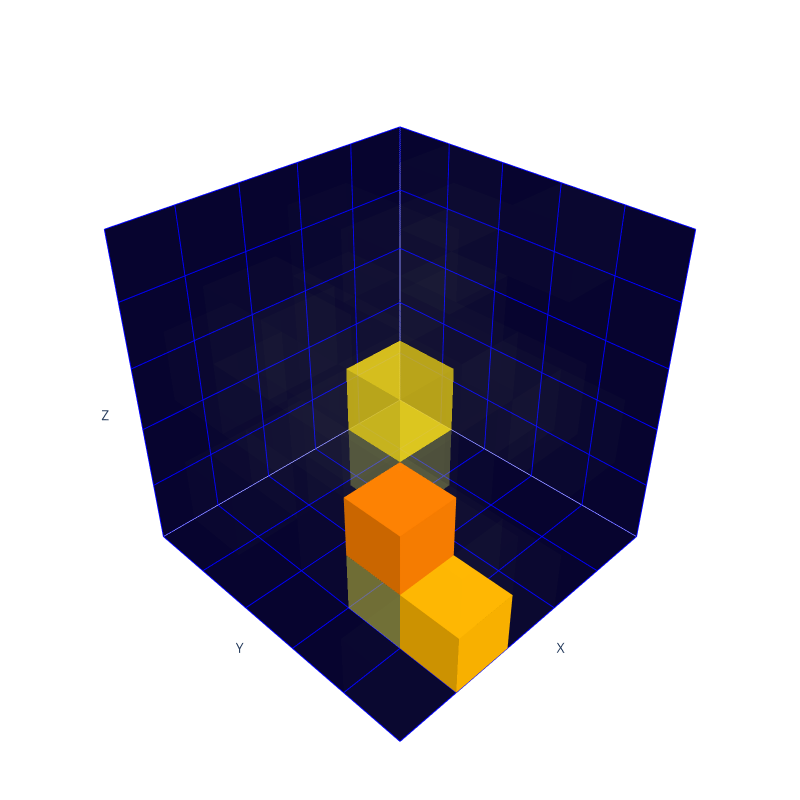

Notebook source saved alongside this figure:
### Code cell
event = test_set_p[300]
true_img = np.zeros((125,))

for i in range(true_img.shape[0]):
    true_img[i] = float(event["image"][i])

true_img = true_img.reshape(5, 5, 5)

# get back the normalization
min_charge = 0
max_charge = np.log(test_set_p.metadata['statistics']['per_tree'][args.particle]['recon_charge']['max'] + 1)
true_img = (true_img + 1) / 2
true_img *= (max_charge - min_charge)
true_img += min_charge
true_img = np.exp(true_img) - 1
print(test_set_p.metadata['statistics']['per_tree']['proton_contained']['recon_charge']['std'])
print(test_set_p.metadata['statistics']['per_tree']['proton_contained']['recon_charge']['mean'])

max_energy = true_img.max()

print(true_img)

print("- True image:")
plotly_generate(true_img, max_energy=max_energy)

### Figure 1 — Plotly figure (JSON) as saved in the notebook; plotly's stock layout.template omitted (floating-point values rounded to 4 significant figures)
{"data": [{"color": "#E4FF7A", "colorbar": {"thickness": 20, "title": {"text": "Voxel Values"}}, "flatshading": true, "i": [7, 0, 0, 0, 4, 4, 6, 6, 4, 0, 3, 2], "j": [3, 4, 1, 2, 5, 6, 5, 2, 0, 1, 6, 3], "k": [0, 7, 2, 3, 6, 7, 1, 1, 5, 5, 7, 6], "opacity": 0.006075, "type": "mesh3d", "x": [0, 0, 1, 1, 0, 0, 1, 1], "y": [0, 1, 1, 0, 0, 1, 1, 0], "z": [1, 1, 1, 1, 2, 2, 2, 2]}, {"color": "#E4FF7A", "colorbar": {"thickness": 20, "title": {"text": "Voxel Values"}}, "flatshading": true, "i": [7, 0, 0, 0, 4, 4, 6, 6, 4, 0, 3, 2], "j": [3, 4, 1, 2, 5, 6, 5, 2, 0, 1, 6, 3], "k": [0, 7, 2, 3, 6, 7, 1, 1, 5, 5, 7, 6], "opacity": 0.007812, "type": "mesh3d", "x": [0, 0, 1, 1, 0, 0, 1, 1], "y": [0, 1, 1, 0, 0, 1, 1, 0], "z": [2, 2, 2, 2, 3, 3, 3, 3]}, {"color": "#E4FF7A", "colorbar": {"thickness": 20, "title": {"text": "Voxel Values"}}, "flatshading": true, "i": [7, 0, 0, 0, 4, 4, 6, 6, 4, 0, 3, 2], "j": [3, 4, 1, 2, 5, 6, 5, 2, 0, 1, 6, 3], "k": [0, 7, 2, 3, 6, 7, 1, 1, 5, 5, 7, 6], "opacity": 0.006438, "type": "mesh3d", "x": [0, 0, 1, 1, 0, 0, 1, 1], "y": [1, 2, 2, 1, 1, 2, 2, 1], "z": [2, 2, 2, 2, 3, 3, 3, 3]}, {"color": "#E4FF7A", "colorbar": {"thickness": 20, "title": {"text": "Voxel Values"}}, "flatshading": true, "i": [7, 0, 0, 0, 4, 4, 6, 6, 4, 0, 3, 2], "j": [3, 4, 1, 2, 5, 6, 5, 2, 0, 1, 6, 3], "k": [0, 7, 2, 3, 6, 7, 1, 1, 5, 5, 7, 6], "opacity": 0.009321, "type": "mesh3d", "x": [0, 0, 1, 1, 0, 0, 1, 1], "y": [1, 2, 2, 1, 1, 2, 2, 1], "z": [3, 3, 3, 3, 4, 4, 4, 4]}, {"color": "#E4FF7A", "colorbar": {"thickness": 20, "title": {"text": "Voxel Values"}}, "flatshading": true, "i": [7, 0, 0, 0, 4, 4, 6, 6, 4, 0, 3, 2], "j": [3, 4, 1, 2, 5, 6, 5, 2, 0, 1, 6, 3], "k": [0, 7, 2, 3, 6, 7, 1, 1, 5, 5, 7, 6], "opacity": 0.00764, "type": "mesh3d", "x": [0, 0, 1, 1, 0, 0, 1, 1], "y": [1, 2, 2, 1, 1, 2, 2, 1], "z": [4, 4, 4, 4, 5, 5, 5, 5]}, {"color": "#E4FF7A", "colorbar": {"thickness": 20, "title": {"text": "Voxel Values"}}, "flatshading": true, "i": [7, 0, 0, 0, 4, 4, 6, 6, 4, 0, 3, 2], "j": [3, 4, 1, 2, 5, 6, 5, 2, 0, 1, 6, 3], "k": [0, 7, 2, 3, 6, 7, 1, 1, 5, 5, 7, 6], "opacity": 0.008694, "type": "mesh3d", "x": [0, 0, 1, 1, 0, 0, 1, 1], "y": [2, 3, 3, 2, 2, 3, 3, 2], "z": [1, 1, 1, 1, 2, 2, 2, 2]}, {"color": "#E4FF7A", "colorbar": {"thickness": 20, "title": {"text": "Voxel Values"}}, "flatshading": true, "i": [7, 0, 0, 0, 4, 4, 6, 6, 4, 0, 3, 2], "j": [3, 4, 1, 2, 5, 6, 5, 2, 0, 1, 6, 3], "k": [0, 7, 2, 3, 6, 7, 1, 1, 5, 5, 7, 6], "opacity": 0.007285, "type": "mesh3d", "x": [0, 0, 1, 1, 0, 0, 1, 1], "y": [3, 4, 4, 3, 3, 4, 4, 3], "z": [4, 4, 4, 4, 5, 5, 5, 5]}, {"color": "#E4FF7A", "colorbar": {"thickness": 20, "title": {"text": "Voxel Values"}}, "flatshading": true, "i": [7, 0, 0, 0, 4, 4, 6, 6, 4, 0, 3, 2], "j": [3, 4, 1, 2, 5, 6, 5, 2, 0, 1, 6, 3], "k": [0, 7, 2, 3, 6, 7, 1, 1, 5, 5, 7, 6], "opacity": 0.007111, "type": "mesh3d", "x": [1, 1, 2, 2, 1, 1, 2, 2], "y": [0, 1, 1, 0, 0, 1, 1, 0], "z": [0, 0, 0, 0, 1, 1, 1, 1]}, {"color": "#E4FF7A", "colorbar": {"thickness": 20, "title": {"text": "Voxel Values"}}, "flatshading": true, "i": [7, 0, 0, 0, 4, 4, 6, 6, 4, 0, 3, 2], "j": [3, 4, 1, 2, 5, 6, 5, 2, 0, 1, 6, 3], "k": [0, 7, 2, 3, 6, 7, 1, 1, 5, 5, 7, 6], "opacity": 0.008127, "type": "mesh3d", "x": [1, 1, 2, 2, 1, 1, 2, 2], "y": [0, 1, 1, 0, 0, 1, 1, 0], "z": [1, 1, 1, 1, 2, 2, 2, 2]}, {"color": "#E4FF7A", "colorbar": {"thickness": 20, "title": {"text": "Voxel Values"}}, "flatshading": true, "i": [7, 0, 0, 0, 4, 4, 6, 6, 4, 0, 3, 2], "j": [3, 4, 1, 2, 5, 6, 5, 2, 0, 1, 6, 3], "k": [0, 7, 2, 3, 6, 7, 1, 1, 5, 5, 7, 6], "opacity": 0.007015, "type": "mesh3d", "x": [1, 1, 2, 2, 1, 1, 2, 2], "y": [1, 2, 2, 1, 1, 2, 2, 1], "z": [0, 0, 0, 0, 1, 1, 1, 1]}, {"color": "#E4FF7A", "colorbar": {"thickness": 20, "title": {"text": "Voxel Values"}}, "flatshading": true, "i": [7, 0, 0, 0, 4, 4, 6, 6, 4, 0, 3, 2], "j": [3, 4, 1, 2, 5, 6, 5, 2, 0, 1, 6, 3], "k": [0, 7, 2, 3, 6, 7, 1, 1, 5, 5, 7, 6], "opacity": 0.006065, "type": "mesh3d", "x": [1, 1, 2, 2, 1, 1, 2, 2], "y": [1, 2, 2, 1, 1, 2, 2, 1], "z": [1, 1, 1, 1, 2, 2, 2, 2]}, {"color": "#E4FF7A", "colorbar": {"thickness": 20, "title": {"text": "Voxel Values"}}, "flatshading": true, "i": [7, 0, 0, 0, 4, 4, 6, 6, 4, 0, 3, 2], "j": [3, 4, 1, 2, 5, 6, 5, 2, 0, 1, 6, 3], "k": [0, 7, 2, 3, 6, 7, 1, 1, 5, 5, 7, 6], "opacity": 0.007962, "type": "mesh3d", "x": [1, 1, 2, 2, 1, 1, 2, 2], "y": [2, 3, 3, 2, 2, 3, 3, 2], "z": [0, 0, 0, 0, 1, 1, 1, 1]}, {"color": "#E4FF7A", "colorbar": {"thickness": 20, "title": {"text": "Voxel Values"}}, "flatshading": true, "i": [7, 0, 0, 0, 4, 4, 6, 6, 4, 0, 3, 2], "j": [3, 4, 1, 2, 5, 6, 5, 2, 0, 1, 6, 3], "k": [0, 7, 2, 3, 6, 7, 1, 1, 5, 5, 7, 6], "opacity": 0.009335, "type": "mesh3d", "x": [1, 1, 2, 2, 1, 1, 2, 2], "y": [2, 3, 3, 2, 2, 3, 3, 2], "z": [3, 3, 3, 3, 4, 4, 4, 4]}, {"color": "#E4FF7A", "colorbar": {"thickness": 20, "title": {"text": "Voxel Values"}}, "flatshading": true, "i": [7, 0, 0, 0, 4, 4, 6, 6, 4, 0, 3, 2], "j": [3, 4, 1, 2, 5, 6, 5, 2, 0, 1, 6, 3], "k": [0, 7, 2, 3, 6, 7, 1, 1, 5, 5, 7, 6], "opacity": 0.007474, "type": "mesh3d", "x": [1, 1, 2, 2, 1, 1, 2, 2], "y": [2, 3, 3, 2, 2, 3, 3, 2], "z": [4, 4, 4, 4, 5, 5, 5, 5]}, {"color": "#E4FF7A", "colorbar": {"thickness": 20, "title": {"text": "Voxel Values"}}, "flatshading": true, "i": [7, 0, 0, 0, 4, 4, 6, 6, 4, 0, 3, 2], "j": [3, 4, 1, 2, 5, 6, 5, 2, 0, 1, 6, 3], "k": [0, 7, 2, 3, 6, 7, 1, 1, 5, 5, 7, 6], "opacity": 0.008643, "type": "mesh3d", "x": [1, 1, 2, 2, 1, 1, 2, 2], "y": [3, 4, 4, 3, 3, 4, 4, 3], "z": [2, 2, 2, 2, 3, 3, 3, 3]}, {"color": "#E4FF7A", "colorbar": {"thickness": 20, "title": {"text": "Voxel Values"}}, "flatshading": true, "i": [7, 0, 0, 0, 4, 4, 6, 6, 4, 0, 3, 2], "j": [3, 4, 1, 2, 5, 6, 5, 2, 0, 1, 6, 3], "k": [0, 7, 2, 3, 6, 7, 1, 1, 5, 5, 7, 6], "opacity": 0.008022, "type": "mesh3d", "x": [1, 1, 2, 2, 1, 1, 2, 2], "y": [4, 5, 5, 4, 4, 5, 5, 4], "z": [2, 2, 2, 2, 3, 3, 3, 3]}, {"color": "#E4FF7A", "colorbar": {"thickness": 20, "title": {"text": "Voxel Values"}}, "flatshading": true, "i": [7, 0, 0, 0, 4, 4, 6, 6, 4, 0, 3, 2], "j": [3, 4, 1, 2, 5, 6, 5, 2, 0, 1, 6, 3], "k": [0, 7, 2, 3, 6, 7, 1, 1, 5, 5, 7, 6], "opacity": 0.007204, "type": "mesh3d", "x": [2, 2, 3, 3, 2, 2, 3, 3], "y": [0, 1, 1, 0, 0, 1, 1, 0], "z": [0, 0, 0, 0, 1, 1, 1, 1]}, {"color": "#E4FF7A", "colorbar": {"thickness": 20, "title": {"text": "Voxel Values"}}, "flatshading": true, "i": [7, 0, 0, 0, 4, 4, 6, 6, 4, 0, 3, 2], "j": [3, 4, 1, 2, 5, 6, 5, 2, 0, 1, 6, 3], "k": [0, 7, 2, 3, 6, 7, 1, 1, 5, 5, 7, 6], "opacity": 0.01016, "type": "mesh3d", "x": [2, 2, 3, 3, 2, 2, 3, 3], "y": [0, 1, 1, 0, 0, 1, 1, 0], "z": [2, 2, 2, 2, 3, 3, 3, 3]}, {"color": "#E4FF7A", "colorbar": {"thickness": 20, "title": {"text": "Voxel Values"}}, "flatshading": true, "i": [7, 0, 0, 0, 4, 4, 6, 6, 4, 0, 3, 2], "j": [3, 4, 1, 2, 5, 6, 5, 2, 0, 1, 6, 3], "k": [0, 7, 2, 3, 6, 7, 1, 1, 5, 5, 7, 6], "opacity": 0.006894, "type": "mesh3d", "x": [2, 2, 3, 3, 2, 2, 3, 3], "y": [1, 2, 2, 1, 1, 2, 2, 1], "z": [0, 0, 0, 0, 1, 1, 1, 1]}, {"color": "#E4FF7A", "colorbar": {"thickness": 20, "title": {"text": "Voxel Values"}}, "flatshading": true, "i": [7, 0, 0, 0, 4, 4, 6, 6, 4, 0, 3, 2], "j": [3, 4, 1, 2, 5, 6, 5, 2, 0, 1, 6, 3], "k": [0, 7, 2, 3, 6, 7, 1, 1, 5, 5, 7, 6], "opacity": 0.008752, "type": "mesh3d", "x": [2, 2, 3, 3, 2, 2, 3, 3], "y": [1, 2, 2, 1, 1, 2, 2, 1], "z": [1, 1, 1, 1, 2, 2, 2, 2]}, {"color": "#E4FF7A", "colorbar": {"thickness": 20, "title": {"text": "Voxel Values"}}, "flatshading": true, "i": [7, 0, 0, 0, 4, 4, 6, 6, 4, 0, 3, 2], "j": [3, 4, 1, 2, 5, 6, 5, 2, 0, 1, 6, 3], "k": [0, 7, 2, 3, 6, 7, 1, 1, 5, 5, 7, 6], "opacity": 0.006888, "type": "mesh3d", "x": [2, 2, 3, 3, 2, 2, 3, 3], "y": [1, 2, 2, 1, 1, 2, 2, 1], "z": [3, 3, 3, 3, 4, 4, 4, 4]}, {"color": "#E4FF7A", "colorbar": {"thickness": 20, "title": {"text": "Voxel Values"}}, "flatshading": true, "i": [7, 0, 0, 0, 4, 4, 6, 6, 4, 0, 3, 2], "j": [3, 4, 1, 2, 5, 6, 5, 2, 0, 1, 6, 3], "k": [0, 7, 2, 3, 6, 7, 1, 1, 5, 5, 7, 6], "opacity": 0.006004, "type": "mesh3d", "x": [2, 2, 3, 3, 2, 2, 3, 3], "y": [1, 2, 2, 1, 1, 2, 2, 1], "z": [4, 4, 4, 4, 5, 5, 5, 5]}, {"color": "#ECF75B", "colorbar": {"thickness": 20, "title": {"text": "Voxel Values"}}, "flatshading": true, "i": [7, 0, 0, 0, 4, 4, 6, 6, 4, 0, 3, 2], "j": [3, 4, 1, 2, 5, 6, 5, 2, 0, 1, 6, 3], "k": [0, 7, 2, 3, 6, 7, 1, 1, 5, 5, 7, 6], "opacity": 0.178, "type": "mesh3d", "x": [2, 2, 3, 3, 2, 2, 3, 3], "y": [2, 3, 3, 2, 2, 3, 3, 2], "z": [1, 1, 1, 1, 2, 2, 2, 2]}, {"color": "#FFE115", "colorbar": {"thickness": 20, "title": {"text": "Voxel Values"}}, "flatshading": true, "i": [7, 0, 0, 0, 4, 4, 6, 6, 4, 0, 3, 2], "j": [3, 4, 1, 2, 5, 6, 5, 2, 0, 1, 6, 3], "k": [0, 7, 2, 3, 6, 7, 1, 1, 5, 5, 7, 6], "opacity": 0.5855, "type": "mesh3d", "x": [2, 2, 3, 3, 2, 2, 3, 3], "y": [2, 3, 3, 2, 2, 3, 3, 2], "z": [2, 2, 2, 2, 3, 3, 3, 3]}, {"color": "#E4FF7A", "colorbar": {"thickness": 20, "title": {"text": "Voxel Values"}}, "flatshading": true, "i": [7, 0, 0, 0, 4, 4, 6, 6, 4, 0, 3, 2], "j": [3, 4, 1, 2, 5, 6, 5, 2, 0, 1, 6, 3], "k": [0, 7, 2, 3, 6, 7, 1, 1, 5, 5, 7, 6], "opacity": 0.008477, "type": "mesh3d", "x": [2, 2, 3, 3, 2, 2, 3, 3], "y": [2, 3, 3, 2, 2, 3, 3, 2], "z": [4, 4, 4, 4, 5, 5, 5, 5]}, {"color": "#E4FF7A", "colorbar": {"thickness": 20, "title": {"text": "Voxel Values"}}, "flatshading": true, "i": [7, 0, 0, 0, 4, 4, 6, 6, 4, 0, 3, 2], "j": [3, 4, 1, 2, 5, 6, 5, 2, 0, 1, 6, 3], "k": [0, 7, 2, 3, 6, 7, 1, 1, 5, 5, 7, 6], "opacity": 0.009473, "type": "mesh3d", "x": [2, 2, 3, 3, 2, 2, 3, 3], "y": [3, 4, 4, 3, 3, 4, 4, 3], "z": [0, 0, 0, 0, 1, 1, 1, 1]}, {"color": "#E4FF7A", "colorbar": {"thickness": 20, "title": {"text": "Voxel Values"}}, "flatshading": true, "i": [7, 0, 0, 0, 4, 4, 6, 6, 4, 0, 3, 2], "j": [3, 4, 1, 2, 5, 6, 5, 2, 0, 1, 6, 3], "k": [0, 7, 2, 3, 6, 7, 1, 1, 5, 5, 7, 6], "opacity": 0.007767, "type": "mesh3d", "x": [2, 2, 3, 3, 2, 2, 3, 3], "y": [3, 4, 4, 3, 3, 4, 4, 3], "z": [3, 3, 3, 3, 4, 4, 4, 4]}, {"color": "#E4FF7A", "colorbar": {"thickness": 20, "title": {"text": "Voxel Values"}}, "flatshading": true, "i": [7, 0, 0, 0, 4, 4, 6, 6, 4, 0, 3, 2], "j": [3, 4, 1, 2, 5, 6, 5, 2, 0, 1, 6, 3], "k": [0, 7, 2, 3, 6, 7, 1, 1, 5, 5, 7, 6], "opacity": 0.009242, "type": "mesh3d", "x": [2, 2, 3, 3, 2, 2, 3, 3], "y": [4, 5, 5, 4, 4, 5, 5, 4], "z": [0, 0, 0, 0, 1, 1, 1, 1]}, {"color": "#E4FF7A", "colorbar": {"thickness": 20, "title": {"text": "Voxel Values"}}, "flatshading": true, "i": [7, 0, 0, 0, 4, 4, 6, 6, 4, 0, 3, 2], "j": [3, 4, 1, 2, 5, 6, 5, 2, 0, 1, 6, 3], "k": [0, 7, 2, 3, 6, 7, 1, 1, 5, 5, 7, 6], "opacity": 0.009426, "type": "mesh3d", "x": [2, 2, 3, 3, 2, 2, 3, 3], "y": [4, 5, 5, 4, 4, 5, 5, 4], "z": [3, 3, 3, 3, 4, 4, 4, 4]}, {"color": "#E4FF7A", "colorbar": {"thickness": 20, "title": {"text": "Voxel Values"}}, "flatshading": true, "i": [7, 0, 0, 0, 4, 4, 6, 6, 4, 0, 3, 2], "j": [3, 4, 1, 2, 5, 6, 5, 2, 0, 1, 6, 3], "k": [0, 7, 2, 3, 6, 7, 1, 1, 5, 5, 7, 6], "opacity": 0.006117, "type": "mesh3d", "x": [3, 3, 4, 4, 3, 3, 4, 4], "y": [0, 1, 1, 0, 0, 1, 1, 0], "z": [1, 1, 1, 1, 2, 2, 2, 2]}, {"color": "#E4FF7A", "colorbar": {"thickness": 20, "title": {"text": "Voxel Values"}}, "flatshading": true, "i": [7, 0, 0, 0, 4, 4, 6, 6, 4, 0, 3, 2], "j": [3, 4, 1, 2, 5, 6, 5, 2, 0, 1, 6, 3], "k": [0, 7, 2, 3, 6, 7, 1, 1, 5, 5, 7, 6], "opacity": 0.008248, "type": "mesh3d", "x": [3, 3, 4, 4, 3, 3, 4, 4], "y": [1, 2, 2, 1, 1, 2, 2, 1], "z": [1, 1, 1, 1, 2, 2, 2, 2]}, {"color": "#E4FF7A", "colorbar": {"thickness": 20, "title": {"text": "Voxel Values"}}, "flatshading": true, "i": [7, 0, 0, 0, 4, 4, 6, 6, 4, 0, 3, 2], "j": [3, 4, 1, 2, 5, 6, 5, 2, 0, 1, 6, 3], "k": [0, 7, 2, 3, 6, 7, 1, 1, 5, 5, 7, 6], "opacity": 0.006949, "type": "mesh3d", "x": [3, 3, 4, 4, 3, 3, 4, 4], "y": [2, 3, 3, 2, 2, 3, 3, 2], "z": [0, 0, 0, 0, 1, 1, 1, 1]}, {"color": "#E4FF7A", "colorbar": {"thickness": 20, "title": {"text": "Voxel Values"}}, "flatshading": true, "i": [7, 0, 0, 0, 4, 4, 6, 6, 4, 0, 3, 2], "j": [3, 4, 1, 2, 5, 6, 5, 2, 0, 1, 6, 3], "k": [0, 7, 2, 3, 6, 7, 1, 1, 5, 5, 7, 6], "opacity": 0.0078, "type": "mesh3d", "x": [3, 3, 4, 4, 3, 3, 4, 4], "y": [2, 3, 3, 2, 2, 3, 3, 2], "z": [2, 2, 2, 2, 3, 3, 3, 3]}, {"color": "#F3F243", "colorbar": {"thickness": 20, "title": {"text": "Voxel Values"}}, "flatshading": true, "i": [7, 0, 0, 0, 4, 4, 6, 6, 4, 0, 3, 2], "j": [3, 4, 1, 2, 5, 6, 5, 2, 0, 1, 6, 3], "k": [0, 7, 2, 3, 6, 7, 1, 1, 5, 5, 7, 6], "opacity": 0.2943, "type": "mesh3d", "x": [3, 3, 4, 4, 3, 3, 4, 4], "y": [3, 4, 4, 3, 3, 4, 4, 3], "z": [0, 0, 0, 0, 1, 1, 1, 1]}, {"color": "#FC7F00", "colorbar": {"thickness": 20, "title": {"text": "Voxel Values"}}, "flatshading": true, "i": [7, 0, 0, 0, 4, 4, 6, 6, 4, 0, 3, 2], "j": [3, 4, 1, 2, 5, 6, 5, 2, 0, 1, 6, 3], "k": [0, 7, 2, 3, 6, 7, 1, 1, 5, 5, 7, 6], "opacity": 1, "type": "mesh3d", "x": [3, 3, 4, 4, 3, 3, 4, 4], "y": [3, 4, 4, 3, 3, 4, 4, 3], "z": [1, 1, 1, 1, 2, 2, 2, 2]}, {"color": "#E4FF7A", "colorbar": {"thickness": 20, "title": {"text": "Voxel Values"}}, "flatshading": true, "i": [7, 0, 0, 0, 4, 4, 6, 6, 4, 0, 3, 2], "j": [3, 4, 1, 2, 5, 6, 5, 2, 0, 1, 6, 3], "k": [0, 7, 2, 3, 6, 7, 1, 1, 5, 5, 7, 6], "opacity": 0.009039, "type": "mesh3d", "x": [3, 3, 4, 4, 3, 3, 4, 4], "y": [3, 4, 4, 3, 3, 4, 4, 3], "z": [2, 2, 2, 2, 3, 3, 3, 3]}, {"color": "#E4FF7A", "colorbar": {"thickness": 20, "title": {"text": "Voxel Values"}}, "flatshading": true, "i": [7, 0, 0, 0, 4, 4, 6, 6, 4, 0, 3, 2], "j": [3, 4, 1, 2, 5, 6, 5, 2, 0, 1, 6, 3], "k": [0, 7, 2, 3, 6, 7, 1, 1, 5, 5, 7, 6], "opacity": 0.006389, "type": "mesh3d", "x": [3, 3, 4, 4, 3, 3, 4, 4], "y": [3, 4, 4, 3, 3, 4, 4, 3], "z": [3, 3, 3, 3, 4, 4, 4, 4]}, {"color": "#FFB500", "colorbar": {"thickness": 20, "title": {"text": "Voxel Values"}}, "flatshading": true, "i": [7, 0, 0, 0, 4, 4, 6, 6, 4, 0, 3, 2], "j": [3, 4, 1, 2, 5, 6, 5, 2, 0, 1, 6, 3], "k": [0, 7, 2, 3, 6, 7, 1, 1, 5, 5, 7, 6], "opacity": 1, "type": "mesh3d", "x": [3, 3, 4, 4, 3, 3, 4, 4], "y": [4, 5, 5, 4, 4, 5, 5, 4], "z": [0, 0, 0, 0, 1, 1, 1, 1]}, {"color": "#E4FF7A", "colorbar": {"thickness": 20, "title": {"text": "Voxel Values"}}, "flatshading": true, "i": [7, 0, 0, 0, 4, 4, 6, 6, 4, 0, 3, 2], "j": [3, 4, 1, 2, 5, 6, 5, 2, 0, 1, 6, 3], "k": [0, 7, 2, 3, 6, 7, 1, 1, 5, 5, 7, 6], "opacity": 0.007405, "type": "mesh3d", "x": [3, 3, 4, 4, 3, 3, 4, 4], "y": [4, 5, 5, 4, 4, 5, 5, 4], "z": [1, 1, 1, 1, 2, 2, 2, 2]}, {"color": "#E4FF7A", "colorbar": {"thickness": 20, "title": {"text": "Voxel Values"}}, "flatshading": true, "i": [7, 0, 0, 0, 4, 4, 6, 6, 4, 0, 3, 2], "j": [3, 4, 1, 2, 5, 6, 5, 2, 0, 1, 6, 3], "k": [0, 7, 2, 3, 6, 7, 1, 1, 5, 5, 7, 6], "opacity": 0.007139, "type": "mesh3d", "x": [4, 4, 5, 5, 4, 4, 5, 5], "y": [1, 2, 2, 1, 1, 2, 2, 1], "z": [1, 1, 1, 1, 2, 2, 2, 2]}, {"color": "#E4FF7A", "colorbar": {"thickness": 20, "title": {"text": "Voxel Values"}}, "flatshading": true, "i": [7, 0, 0, 0, 4, 4, 6, 6, 4, 0, 3, 2], "j": [3, 4, 1, 2, 5, 6, 5, 2, 0, 1, 6, 3], "k": [0, 7, 2, 3, 6, 7, 1, 1, 5, 5, 7, 6], "opacity": 0.006988, "type": "mesh3d", "x": [4, 4, 5, 5, 4, 4, 5, 5], "y": [1, 2, 2, 1, 1, 2, 2, 1], "z": [3, 3, 3, 3, 4, 4, 4, 4]}, {"color": "#E4FF7A", "colorbar": {"thickness": 20, "title": {"text": "Voxel Values"}}, "flatshading": true, "i": [7, 0, 0, 0, 4, 4, 6, 6, 4, 0, 3, 2], "j": [3, 4, 1, 2, 5, 6, 5, 2, 0, 1, 6, 3], "k": [0, 7, 2, 3, 6, 7, 1, 1, 5, 5, 7, 6], "opacity": 0.007434, "type": "mesh3d", "x": [4, 4, 5, 5, 4, 4, 5, 5], "y": [2, 3, 3, 2, 2, 3, 3, 2], "z": [3, 3, 3, 3, 4, 4, 4, 4]}, {"color": "#E4FF7A", "colorbar": {"thickness": 20, "title": {"text": "Voxel Values"}}, "flatshading": true, "i": [7, 0, 0, 0, 4, 4, 6, 6, 4, 0, 3, 2], "j": [3, 4, 1, 2, 5, 6, 5, 2, 0, 1, 6, 3], "k": [0, 7, 2, 3, 6, 7, 1, 1, 5, 5, 7, 6], "opacity": 0.008992, "type": "mesh3d", "x": [4, 4, 5, 5, 4, 4, 5, 5], "y": [2, 3, 3, 2, 2, 3, 3, 2], "z": [4, 4, 4, 4, 5, 5, 5, 5]}, {"color": "#E4FF7A", "colorbar": {"thickness": 20, "title": {"text": "Voxel Values"}}, "flatshading": true, "i": [7, 0, 0, 0, 4, 4, 6, 6, 4, 0, 3, 2], "j": [3, 4, 1, 2, 5, 6, 5, 2, 0, 1, 6, 3], "k": [0, 7, 2, 3, 6, 7, 1, 1, 5, 5, 7, 6], "opacity": 0.007521, "type": "mesh3d", "x": [4, 4, 5, 5, 4, 4, 5, 5], "y": [3, 4, 4, 3, 3, 4, 4, 3], "z": [4, 4, 4, 4, 5, 5, 5, 5]}, {"color": "#E4FF7A", "colorbar": {"thickness": 20, "title": {"text": "Voxel Values"}}, "flatshading": true, "i": [7, 0, 0, 0, 4, 4, 6, 6, 4, 0, 3, 2], "j": [3, 4, 1, 2, 5, 6, 5, 2, 0, 1, 6, 3], "k": [0, 7, 2, 3, 6, 7, 1, 1, 5, 5, 7, 6], "opacity": 0.007821, "type": "mesh3d", "x": [4, 4, 5, 5, 4, 4, 5, 5], "y": [4, 5, 5, 4, 4, 5, 5, 4], "z": [0, 0, 0, 0, 1, 1, 1, 1]}], "layout": {"height": 800, "margin": {"b": 0, "l": 0, "r": 0, "t": 0}, "paper_bgcolor": "rgba(0, 0, 0, 0)", "plot_bgcolor": "rgba(0, 0, 0, 0)", "scene": {"aspectmode": "cube", "camera": {"center": {"x": 0, "y": 0, "z": 0}, "eye": {"x": 1.5, "y": 1.5, "z": 1.5}}, "xaxis": {"backgroundcolor": "#07042F", "gridcolor": "blue", "range": [0, 5], "showticklabels": false, "title": {"text": "X"}}, "yaxis": {"backgroundcolor": "#07042F", "gridcolor": "blue", "range": [0, 5], "showticklabels": false, "title": {"text": "Y"}}, "zaxis": {"backgroundcolor": "#07042F", "gridcolor": "blue", "range": [0, 5], "showticklabels": false, "title": {"text": "Z"}}}, "width": 800}}
